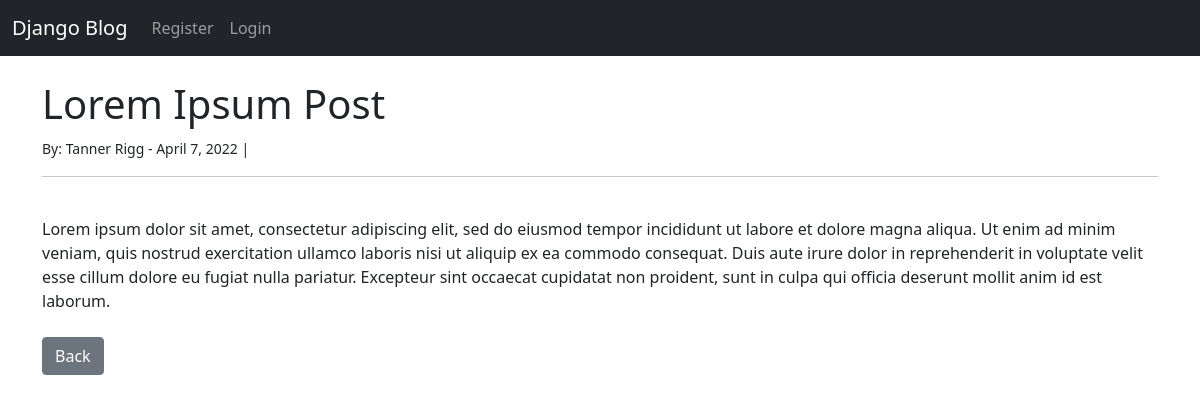
The app's page /article/3, older data.
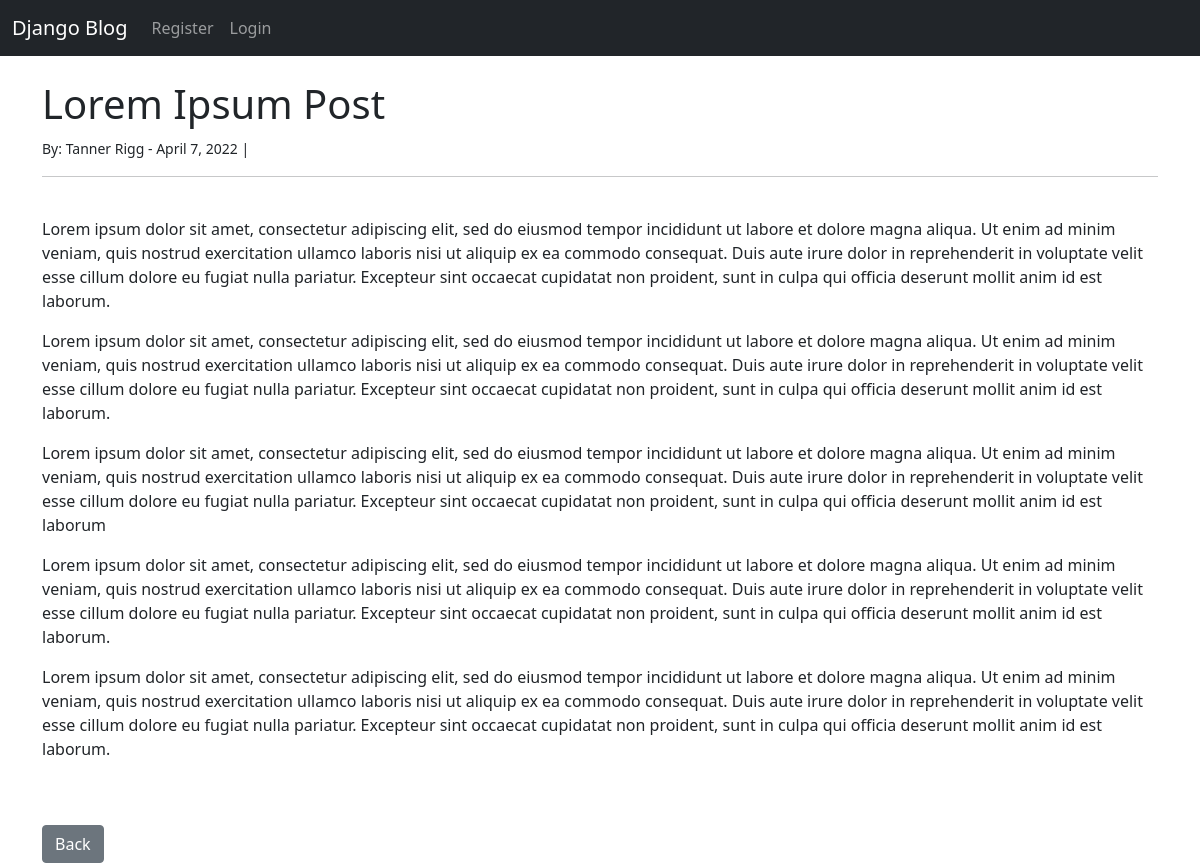
The same page, newer data.
### theblog/models.py (models this page shows, shortened)
class Post(models.Model):
    title = models.CharField(max_length=255)
    author = models.ForeignKey(User, on_delete=models.CASCADE)
    body = models.TextField()
    post_date = models.DateField(auto_now_add=True)

### theblog/views.py (the view)
# urls.py: path('article/<int:pk>', ArticleDetailView.as_view(), name='article-detail'),
class ArticleDetailView(DetailView):
    model = Post
    template_name = 'article_details.html'

### theblog/templates/article_details.html (shortened to what this page needs)
{% extends 'base.html' %}
{% block content %}
<h1>{{ post.title }}</h1>
<small>
    By: {{ post.author.first_name }} {{ post.author.last_name }} -
    {{ post.post_date }} |
</small><br>
<hr>
<br>
{{ post.body|safe }}
<br><br>
<a href="{% url 'home' %}" class="btn btn-secondary">Back</a>
{% endblock %}

Row changes from the older to the newer data that the page shows:
changed Post "Lorem Ipsum Post": body "…anim id est laborum." → "…anim id est laborum. Lorem ipsum dolor sit amet, consectetur adipiscing elit, sed do eiusmod tempor incididunt ut labore et dolore magna aliqua. Ut enim ad minim veniam, quis nostrud exercitation ullamco laboris nisi ut aliquip ex ea commodo consequat. Duis aute irure dolor in reprehenderit in voluptate velit esse cillum dolore eu fugiat nulla pariatur. Excepteur sint occaecat cupidatat non proident, sunt in culpa qui officia deserunt mollit anim id est laborum. Lorem ipsum dolor sit amet, consectetur adipiscing elit, sed do eiusmod tempor incididunt ut labore et dolore magna aliqua. Ut enim ad minim veniam, quis nostrud exercitation ullamco laboris nisi ut aliquip ex ea commodo consequat.…"
